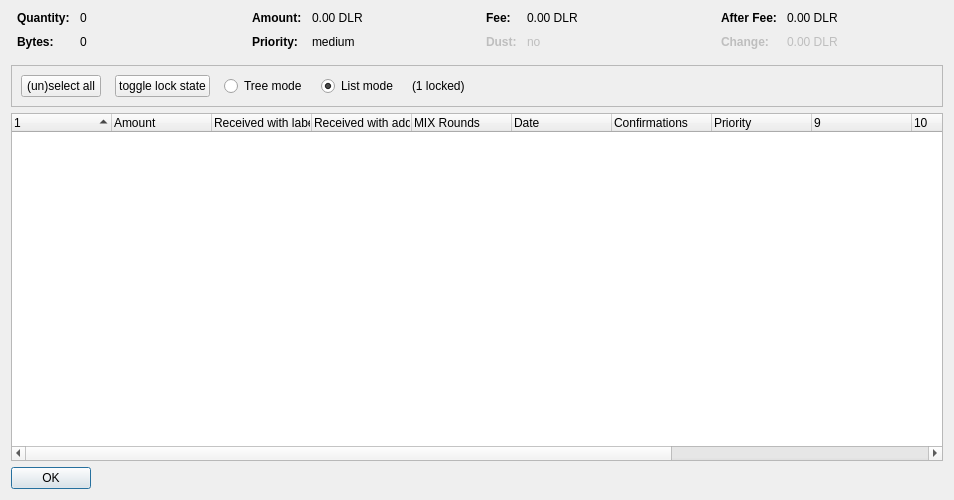
<?xml version="1.0" encoding="UTF-8"?>
<ui version="4.0">
 <class>CoinControlDialog</class>
 <widget class="QDialog" name="CoinControlDialog">
  <property name="geometry">
   <rect>
    <x>0</x>
    <y>0</y>
    <width>954</width>
    <height>500</height>
   </rect>
  </property>
  <property name="windowTitle">
   <string>Coin Selection</string>
  </property>
  <layout class="QVBoxLayout" name="verticalLayout">
   <item>
    <layout class="QHBoxLayout" name="horizontalLayoutTop" stretch="0,0,0,0">
     <property name="topMargin">
      <number>0</number>
     </property>
     <property name="bottomMargin">
      <number>10</number>
     </property>
     <item>
      <layout class="QFormLayout" name="formLayoutCoinControl1">
       <property name="horizontalSpacing">
        <number>10</number>
       </property>
       <property name="verticalSpacing">
        <number>10</number>
       </property>
       <property name="leftMargin">
        <number>6</number>
       </property>
       <property name="rightMargin">
        <number>6</number>
       </property>
       <item row="0" column="0">
        <widget class="QLabel" name="labelCoinControlQuantityText">
         <property name="font">
          <font>
           <weight>75</weight>
           <bold>true</bold>
          </font>
         </property>
         <property name="text">
          <string>Quantity:</string>
         </property>
        </widget>
       </item>
       <item row="0" column="1">
        <widget class="QLabel" name="labelCoinControlQuantity">
         <property name="cursor">
          <cursorShape>IBeamCursor</cursorShape>
         </property>
         <property name="contextMenuPolicy">
          <enum>Qt::ActionsContextMenu</enum>
         </property>
         <property name="text">
          <string notr="true">0</string>
         </property>
         <property name="textInteractionFlags">
          <set>Qt::LinksAccessibleByMouse|Qt::TextSelectableByKeyboard|Qt::TextSelectableByMouse</set>
         </property>
        </widget>
       </item>
       <item row="1" column="0">
        <widget class="QLabel" name="labelCoinControlBytesText">
         <property name="font">
          <font>
           <weight>75</weight>
           <bold>true</bold>
          </font>
         </property>
         <property name="text">
          <string>Bytes:</string>
         </property>
        </widget>
       </item>
       <item row="1" column="1">
        <widget class="QLabel" name="labelCoinControlBytes">
         <property name="cursor">
          <cursorShape>IBeamCursor</cursorShape>
         </property>
         <property name="contextMenuPolicy">
          <enum>Qt::ActionsContextMenu</enum>
         </property>
         <property name="text">
          <string notr="true">0</string>
         </property>
         <property name="textInteractionFlags">
          <set>Qt::LinksAccessibleByMouse|Qt::TextSelectableByKeyboard|Qt::TextSelectableByMouse</set>
         </property>
        </widget>
       </item>
      </layout>
     </item>
     <item>
      <layout class="QFormLayout" name="formLayoutCoinControl2">
       <property name="horizontalSpacing">
        <number>10</number>
       </property>
       <property name="verticalSpacing">
        <number>10</number>
       </property>
       <property name="leftMargin">
        <number>6</number>
       </property>
       <property name="rightMargin">
        <number>6</number>
       </property>
       <item row="0" column="0">
        <widget class="QLabel" name="labelCoinControlAmountText">
         <property name="font">
          <font>
           <weight>75</weight>
           <bold>true</bold>
          </font>
         </property>
         <property name="text">
          <string>Amount:</string>
         </property>
        </widget>
       </item>
       <item row="0" column="1">
        <widget class="QLabel" name="labelCoinControlAmount">
         <property name="cursor">
          <cursorShape>IBeamCursor</cursorShape>
         </property>
         <property name="contextMenuPolicy">
          <enum>Qt::ActionsContextMenu</enum>
         </property>
         <property name="text">
          <string notr="true">0.00 DLR</string>
         </property>
         <property name="textInteractionFlags">
          <set>Qt::LinksAccessibleByMouse|Qt::TextSelectableByKeyboard|Qt::TextSelectableByMouse</set>
         </property>
        </widget>
       </item>
       <item row="1" column="0">
        <widget class="QLabel" name="labelCoinControlPriorityText">
         <property name="font">
          <font>
           <weight>75</weight>
           <bold>true</bold>
          </font>
         </property>
         <property name="text">
          <string>Priority:</string>
         </property>
        </widget>
       </item>
       <item row="1" column="1">
        <widget class="QLabel" name="labelCoinControlPriority">
         <property name="cursor">
          <cursorShape>IBeamCursor</cursorShape>
         </property>
         <property name="contextMenuPolicy">
          <enum>Qt::ActionsContextMenu</enum>
         </property>
         <property name="text">
          <string>medium</string>
         </property>
         <property name="textInteractionFlags">
          <set>Qt::LinksAccessibleByMouse|Qt::TextSelectableByKeyboard|Qt::TextSelectableByMouse</set>
         </property>
        </widget>
       </item>
      </layout>
     </item>
     <item>
      <layout class="QFormLayout" name="formLayoutCoinControl3">
       <property name="horizontalSpacing">
        <number>10</number>
       </property>
       <property name="verticalSpacing">
        <number>10</number>
       </property>
       <property name="leftMargin">
        <number>6</number>
       </property>
       <property name="rightMargin">
        <number>6</number>
       </property>
       <item row="0" column="0">
        <widget class="QLabel" name="labelCoinControlFeeText">
         <property name="font">
          <font>
           <weight>75</weight>
           <bold>true</bold>
          </font>
         </property>
         <property name="text">
          <string>Fee:</string>
         </property>
        </widget>
       </item>
       <item row="0" column="1">
        <widget class="QLabel" name="labelCoinControlFee">
         <property name="cursor">
          <cursorShape>IBeamCursor</cursorShape>
         </property>
         <property name="contextMenuPolicy">
          <enum>Qt::ActionsContextMenu</enum>
         </property>
         <property name="text">
          <string notr="true">0.00 DLR</string>
         </property>
         <property name="textInteractionFlags">
          <set>Qt::LinksAccessibleByMouse|Qt::TextSelectableByKeyboard|Qt::TextSelectableByMouse</set>
         </property>
        </widget>
       </item>
       <item row="1" column="0">
        <widget class="QLabel" name="labelCoinControlLowOutputText">
         <property name="enabled">
          <bool>false</bool>
         </property>
         <property name="font">
          <font>
           <weight>75</weight>
           <bold>true</bold>
          </font>
         </property>
         <property name="text">
          <string>Dust:</string>
         </property>
        </widget>
       </item>
       <item row="1" column="1">
        <widget class="QLabel" name="labelCoinControlLowOutput">
         <property name="enabled">
          <bool>false</bool>
         </property>
         <property name="cursor">
          <cursorShape>IBeamCursor</cursorShape>
         </property>
         <property name="contextMenuPolicy">
          <enum>Qt::ActionsContextMenu</enum>
         </property>
         <property name="text">
          <string>no</string>
         </property>
         <property name="textInteractionFlags">
          <set>Qt::LinksAccessibleByMouse|Qt::TextSelectableByKeyboard|Qt::TextSelectableByMouse</set>
         </property>
        </widget>
       </item>
      </layout>
     </item>
     <item>
      <layout class="QFormLayout" name="formLayoutCoinControl4">
       <property name="horizontalSpacing">
        <number>10</number>
       </property>
       <property name="verticalSpacing">
        <number>10</number>
       </property>
       <property name="leftMargin">
        <number>6</number>
       </property>
       <property name="rightMargin">
        <number>6</number>
       </property>
       <item row="0" column="0">
        <widget class="QLabel" name="labelCoinControlAfterFeeText">
         <property name="font">
          <font>
           <weight>75</weight>
           <bold>true</bold>
          </font>
         </property>
         <property name="text">
          <string>After Fee:</string>
         </property>
        </widget>
       </item>
       <item row="0" column="1">
        <widget class="QLabel" name="labelCoinControlAfterFee">
         <property name="cursor">
          <cursorShape>IBeamCursor</cursorShape>
         </property>
         <property name="contextMenuPolicy">
          <enum>Qt::ActionsContextMenu</enum>
         </property>
         <property name="text">
          <string notr="true">0.00 DLR</string>
         </property>
         <property name="textInteractionFlags">
          <set>Qt::LinksAccessibleByMouse|Qt::TextSelectableByKeyboard|Qt::TextSelectableByMouse</set>
         </property>
        </widget>
       </item>
       <item row="1" column="0">
        <widget class="QLabel" name="labelCoinControlChangeText">
         <property name="enabled">
          <bool>false</bool>
         </property>
         <property name="font">
          <font>
           <weight>75</weight>
           <bold>true</bold>
          </font>
         </property>
         <property name="text">
          <string>Change:</string>
         </property>
        </widget>
       </item>
       <item row="1" column="1">
        <widget class="QLabel" name="labelCoinControlChange">
         <property name="enabled">
          <bool>false</bool>
         </property>
         <property name="cursor">
          <cursorShape>IBeamCursor</cursorShape>
         </property>
         <property name="contextMenuPolicy">
          <enum>Qt::ActionsContextMenu</enum>
         </property>
         <property name="text">
          <string notr="true">0.00 DLR</string>
         </property>
         <property name="textInteractionFlags">
          <set>Qt::LinksAccessibleByMouse|Qt::TextSelectableByKeyboard|Qt::TextSelectableByMouse</set>
         </property>
        </widget>
       </item>
      </layout>
     </item>
    </layout>
   </item>
   <item>
    <widget class="QFrame" name="frame">
     <property name="minimumSize">
      <size>
       <width>0</width>
       <height>40</height>
      </size>
     </property>
     <property name="frameShape">
      <enum>QFrame::StyledPanel</enum>
     </property>
     <property name="frameShadow">
      <enum>QFrame::Sunken</enum>
     </property>
     <layout class="QHBoxLayout" name="horizontalLayout">
      <item>
       <layout class="QHBoxLayout" name="horizontalLayoutPanel" stretch="0,0,0,0,0,0">
        <property name="spacing">
         <number>14</number>
        </property>
        <item>
         <widget class="QPushButton" name="pushButtonSelectAll">
          <property name="sizePolicy">
           <sizepolicy hsizetype="Maximum" vsizetype="Fixed">
            <horstretch>0</horstretch>
            <verstretch>0</verstretch>
           </sizepolicy>
          </property>
          <property name="text">
           <string>(un)select all</string>
          </property>
          <property name="autoDefault">
           <bool>false</bool>
          </property>
         </widget>
        </item>
        <item>
         <widget class="QPushButton" name="pushButtonToggleLock">
          <property name="sizePolicy">
           <sizepolicy hsizetype="Maximum" vsizetype="Fixed">
            <horstretch>0</horstretch>
            <verstretch>0</verstretch>
           </sizepolicy>
          </property>
          <property name="text">
           <string>toggle lock state</string>
          </property>
          <property name="autoDefault">
           <bool>false</bool>
          </property>
         </widget>
        </item>
        <item>
         <widget class="QRadioButton" name="radioTreeMode">
          <property name="sizePolicy">
           <sizepolicy hsizetype="Maximum" vsizetype="Fixed">
            <horstretch>0</horstretch>
            <verstretch>0</verstretch>
           </sizepolicy>
          </property>
          <property name="text">
           <string>Tree mode</string>
          </property>
         </widget>
        </item>
        <item>
         <widget class="QRadioButton" name="radioListMode">
          <property name="sizePolicy">
           <sizepolicy hsizetype="Maximum" vsizetype="Fixed">
            <horstretch>0</horstretch>
            <verstretch>0</verstretch>
           </sizepolicy>
          </property>
          <property name="text">
           <string>List mode</string>
          </property>
          <property name="checked">
           <bool>true</bool>
          </property>
         </widget>
        </item>
        <item>
         <widget class="QLabel" name="labelLocked">
          <property name="text">
           <string>(1 locked)</string>
          </property>
         </widget>
        </item>
        <item>
         <spacer name="horizontalSpacer">
          <property name="orientation">
           <enum>Qt::Horizontal</enum>
          </property>
          <property name="sizeHint" stdset="0">
           <size>
            <width>40</width>
            <height>20</height>
           </size>
          </property>
         </spacer>
        </item>
       </layout>
      </item>
     </layout>
    </widget>
   </item>
   <item>
    <widget class="CoinControlTreeWidget" name="treeWidget">
     <property name="contextMenuPolicy">
      <enum>Qt::CustomContextMenu</enum>
     </property>
     <property name="sortingEnabled">
      <bool>false</bool>
     </property>
     <property name="columnCount">
      <number>13</number>
     </property>
     <attribute name="headerShowSortIndicator" stdset="0">
      <bool>true</bool>
     </attribute>
     <attribute name="headerStretchLastSection">
      <bool>false</bool>
     </attribute>
     <column>
      <property name="text">
       <string/>
      </property>
     </column>
     <column>
      <property name="text">
       <string>Amount</string>
      </property>
     </column>
     <column>
      <property name="text">
       <string>Received with label</string>
      </property>
     </column>
     <column>
      <property name="text">
       <string>Received with address</string>
      </property>
     </column>
     <column>
      <property name="text">
       <string>MIX Rounds</string>
      </property>
     </column>
     <column>
      <property name="text">
       <string>Date</string>
      </property>
     </column>
     <column>
      <property name="text">
       <string>Confirmations</string>
      </property>
      <property name="toolTip">
       <string>Confirmed</string>
      </property>
     </column>
     <column>
      <property name="text">
       <string>Priority</string>
      </property>
     </column>
     <column>
      <property name="text">
       <string/>
      </property>
     </column>
     <column>
      <property name="text">
       <string/>
      </property>
     </column>
     <column>
      <property name="text">
       <string/>
      </property>
     </column>
     <column>
      <property name="text">
       <string/>
      </property>
     </column>
     <column>
      <property name="text">
       <string/>
      </property>
     </column>
    </widget>
   </item>
   <item>
    <widget class="QDialogButtonBox" name="buttonBox">
     <property name="sizePolicy">
      <sizepolicy hsizetype="Maximum" vsizetype="Fixed">
       <horstretch>0</horstretch>
       <verstretch>0</verstretch>
      </sizepolicy>
     </property>
     <property name="orientation">
      <enum>Qt::Horizontal</enum>
     </property>
     <property name="standardButtons">
      <set>QDialogButtonBox::Ok</set>
     </property>
    </widget>
   </item>
  </layout>
 </widget>
 <customwidgets>
  <customwidget>
   <class>CoinControlTreeWidget</class>
   <extends>QTreeWidget</extends>
   <header>coincontroltreewidget.h</header>
  </customwidget>
 </customwidgets>
 <resources/>
 <connections/>
</ui>
